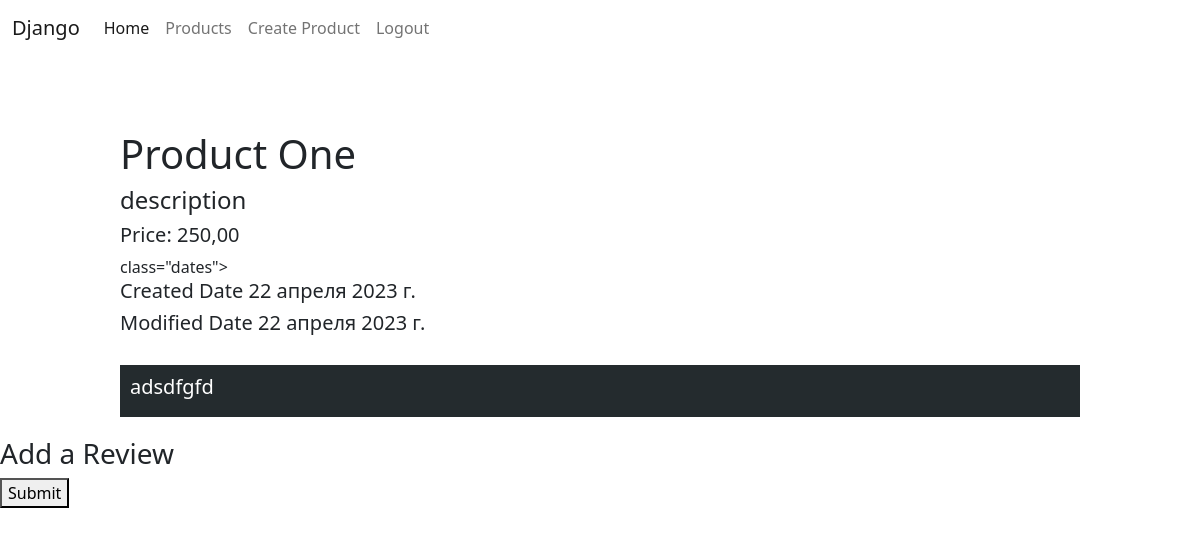
Page /products/1/ on the earlier database version.
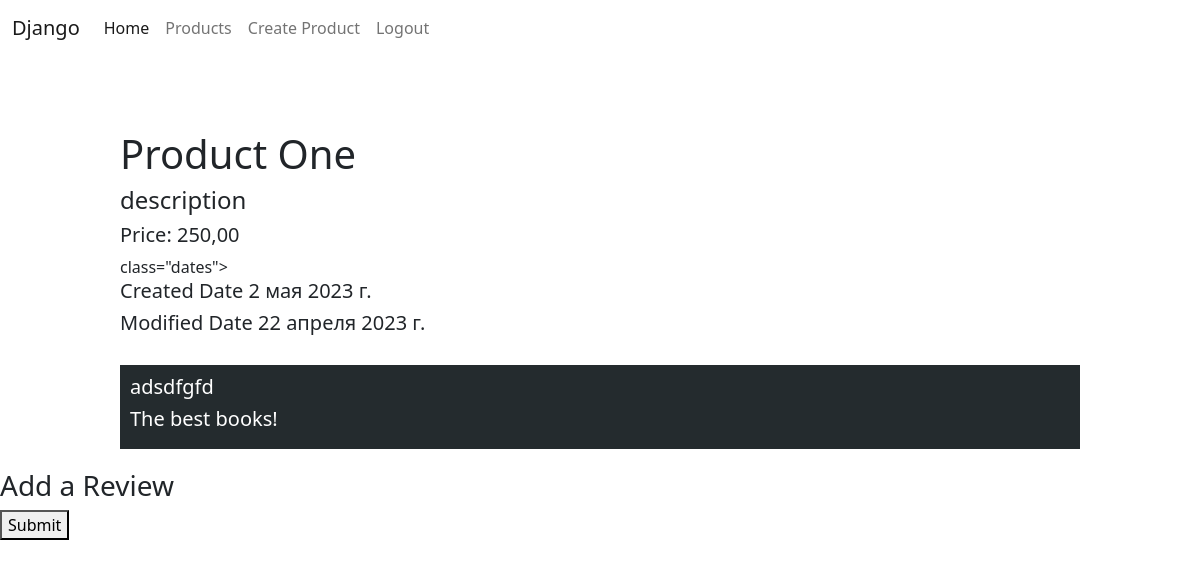
Same page on the later database version.
### products/models.py (models this page shows, shortened)
class Product(models.Model):
    name = models.CharField(max_length=100)
    description = models.TextField()
    price = models.DecimalField(max_digits=10, decimal_places=2)
    image = models.ImageField(blank=True, null=True)
    created_date = models.DateField(auto_now=True)
    modified_date = models.DateField(auto_now_add=True)

class Review(models.Model):
    text = models.CharField(max_length=256)
    product = models.ForeignKey(Product, on_delete=models.CASCADE)

### products/views.py (the view, shortened to what this page needs)
# urls.py: path('products/<int:id>/', product_detail_view),
def product_detail_view(request, id):
    if request.method == 'GET':
        product = Product.objects.get(id=id)
        context = {
            'product': product,
            'review': product.review_set.all(),
            'form': ReviewCreateForm,
            'user': request.user
        }
        return render(request, 'products/detail.html', context=context)

### templates/products/detail.html (shortened to what this page needs)
{% extends 'layouts/index.html' %}
{% block content %}
    <div class="product_block">
        <div class="info">
            <h1>{{ product.name }}</h1>
            <h4>{{ product.description }}</h4>
            <h5>Price: {{ product.price }}</h5>
            <div> class="dates">
                <h5>Created Date {{ product.created_date }}</h5>
                <h5>Modified Date {{ product.modified_date }}</h5>
            </div>
        </div>
        <div class="reviews">
            {% for revie in review %}
                <div class="review_block">
                    <h5>{{ revie.text }}</h5>
                </div>
            {% endfor %}
        </div>
    </div>
  <h3>Add a Review</h3>
  <form method="post">
    <button type="submit">Submit</button>
  </form>
{% endblock %}

Differences in the rows shown:
changed Product "Product One": created_date "22 апреля 2023 г." → "2 мая 2023 г."
added Review: text "The best books!"
